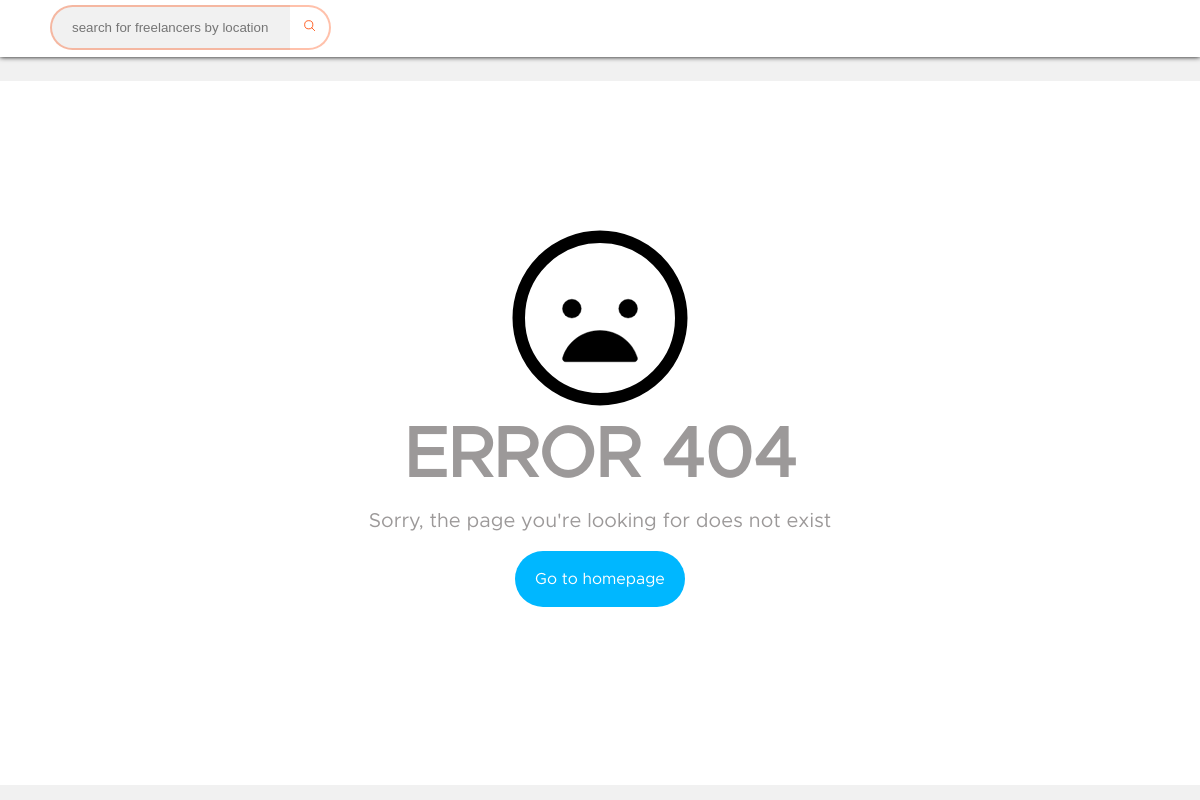
/u.php?name=Tenderrr, run on an earlier commit of the app's database.
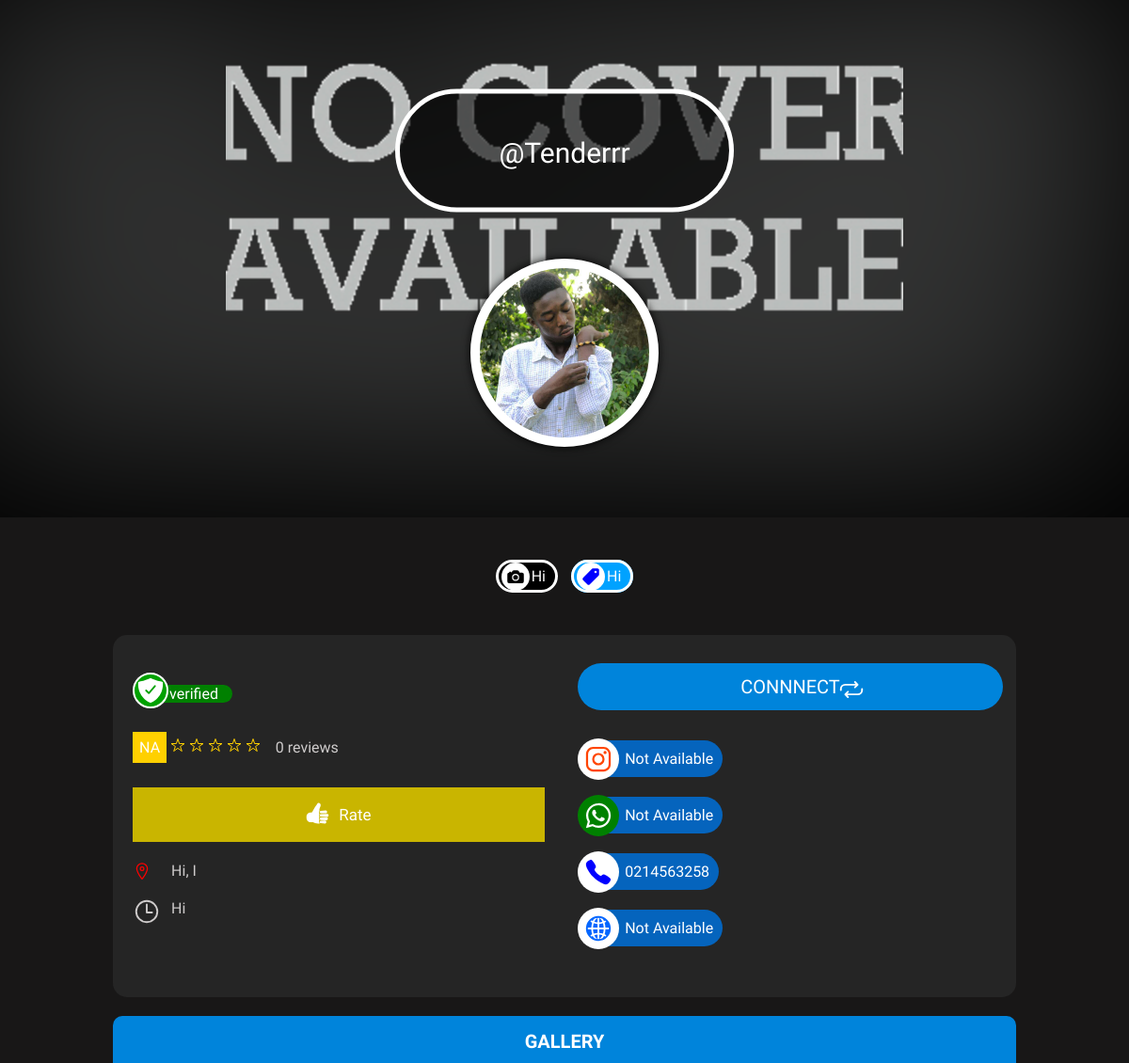
And on a later commit of the database.
### tables this page shows
CREATE TABLE `freelancers` (
  `ID` int(11) NOT NULL,
  `FULL_NAME` varchar(70) DEFAULT NULL,
  `USERNAME` varchar(20) DEFAULT NULL,
  `PROFILE_ID` varchar(50) DEFAULT NULL,
  `PHONE` varchar(20) DEFAULT NULL,
  `WHATSAPP` varchar(20) NOT NULL,
  `WEBSITE` varchar(100) NOT NULL,
  `INSTAGRAM` varchar(100) NOT NULL,
  `EMAIL` varchar(45) DEFAULT NULL,
  `REGION` varchar(35) DEFAULT NULL,
  `CITY` varchar(35) DEFAULT NULL,
  `LANCER_TYPE` varchar(25) DEFAULT NULL,
  `COMPANY_NAME` varchar(50) DEFAULT NULL,
  `WORKING_DAYS` varchar(20) NOT NULL,
  `CATEGORY` varchar(100) DEFAULT NULL,
  `TRAVEL` varchar(10) DEFAULT NULL,
  `EMAIL_CODE` int(6) DEFAULT NULL,
  `EMAIL_VERIFIED` int(1) NOT NULL,
  `VERIFIED` varchar(3) DEFAULT NULL,
  `RATING` int(10) DEFAULT NULL,
  `FEATURED` varchar(3) DEFAULT NULL,
  `DESCRIPTION` varchar(1000) DEFAULT NULL,
  `PWD` varchar(255) NOT NULL,
  `RESET_PWD` int(11) NOT NULL,
  `DATE_CREATED` varchar(15) NOT NULL,
  `TIME_CREATED` varchar(15) NOT NULL,
  `DATE_VERIFIED` varchar(15) NOT NULL,
  `TIME_VERIFIED` varchar(15) NOT NULL
);

CREATE TABLE `profile_pic` (
  `ID` int(11) NOT NULL,
  `USERNAME` varchar(100) NOT NULL,
  `IMG_SRC` varchar(100) NOT NULL,
  `COVER` varchar(100) NOT NULL
);

### myauto.php (called while the page is built, shortened)
<?php
    function myAutoLoader($getClass){
        $path = "classes/";
        $ext = ".php";
        $fullPath = $path . $getClass . $ext;
    }

### classes/model.php (called while the page is built, shortened)
<?php
    class model extends dbconn{
        protected function getUsers($user){
            $getConn = $this->connect();
            $verified = 'YES';
            $sql= "SELECT * FROM freelancers WHERE USERNAME = :user and VERIFIED = :verified";
            $getAll = $getConn->prepare($sql);
            $getAll->execute(['user' => $user, 'verified' => $verified]);
            return $getAll;
        }
        protected function getPic($pic){
            $sql = "SELECT IMG_SRC, COVER FROM profile_pic WHERE USERNAME = ?";
            $stmt = $this->connect()->prepare($sql);
            $stmt->execute([$pic]);
            return $stmt;
        }
        protected function senRat($user){
            $getTotRat = "SELECT LANCER FROM rating WHERE LANCER = ?";
            $stmt_rat = $this->connect()->prepare($getTotRat);
            $stmt_rat->execute([$user]);
            $totRev = $stmt_rat->rowCount();
            return $totRev;
        }
        protected function calStar($lancer){
            $sql = "SELECT STAR FROM rating WHERE LANCER = ?";
            $stmt = $this->connect()->prepare($sql);
            $stmt->execute([$lancer]);
            if($stmt->rowCount() > 0){
                $donStar = $stmt->fetchAll();
                $totStar = 0;
                foreach($donStar as $weStar){
                    $totStarr = $weStar['STAR'];
                    $totStar += $totStarr;
                }
                $granStar = ($totStar) / ($stmt->rowCount());
                $granStar = round($granStar, 1);
            }
            else{
                $granStar = 'NA';
            }
            return $granStar;
        }
    }

### classes/view.php (called while the page is built, shortened)
<?php
    class view extends model{
        public function viewUser($user){
            $getAllUsers = $this->getUsers($user);
            return $getAllUsers;
        }
        public function getProfilePic($pic){
            $getPics = $this->getPic($pic);
            return $getPics;
        }
        public function getTotRat($user){
            $getRat = $this->senRat($user);
            return $getRat;
        }
        public function getStar($lancer){
            $allStar = $this->calStar($lancer);
            return $allStar;
        }
    }

### classes/dbconn.php (called while the page is built)
<?php
    class dbconn{
        private $host = 'localhost';
        private $user = 'root';
        private $pwd = '';
        private $dbName = 'phomod';
        protected function connect(){
            $dsn = 'mysql:host=' . $this->host . ';dbname=' . $this->dbName;
            $pdo = new PDO($dsn, $this->user, $this->pwd);
            $pdo->setAttribute(PDO::ATTR_DEFAULT_FETCH_MODE, PDO::FETCH_ASSOC);
            return $pdo;
        }
    }

### dash/public.php (the view, shortened to what the changed rows need)
<?php if($getUserInfo->rowCount() == 0):?>
    <?php include 'error404.html'?>
<?php else:?>
    <?php foreach($getUserDet as $userr):?>
        <?php include 'dasheader.php'?>
    <?php
        $pic = $userr['USERNAME'];
        $picObj = new view;
        $getPicMet = $picObj->getProfilePic($pic);
    ?>
    <section id="cover">
        <?php if($getPicMet->rowCount() == 0): ?>
                <?php $src = 'profilepic/avatar.jpg';?>
                <?php $cov = 'profilepic/no-cover.png';?>
        <?php elseif($getPicMet->rowCount() > 0):?>
            <?php while($row = $getPicMet->fetch()): ?>
                <?php if(empty($row['COVER'])):?>
                    <?php $cov = 'profilepic/no-cover.png';?>
                    <?php $src = 'profilepic/'.$row['IMG_SRC']; ?>
                <?php elseif(empty($row['IMG_SRC'])):?>
                    <?php $src = 'profilepic/avatar.jpg';?>
                    <?php $cov = 'profilepic/'.$row['COVER'];?>
                <?php else:?>
                    <?php $cov = 'profilepic/'.$row['COVER'];?>
                    <?php $src = 'profilepic/'.$row['IMG_SRC']; ?>
                <?php endif ?>
            <?php endwhile ?>
        <?php endif ?>
        <div class="cover-phot" style="background: url(<?php echo $cov;?>);background-position:center;background-size:cover">
            <div class="cover-name">
                <p class="cov">
                <?php echo '@'.$userr['USERNAME'];?>
                </p>
            </div>
        </div>
        <div class="dp" style="background: url(<?php echo $src?>);background-position:center;background-size:cover">
        </div>
    </section>
    <?php
        $catStmt = "SELECT CATEGORY, RATING, WORKING_DAYS, TRAVEL, COMPANY_NAME, REGION, CITY, INSTAGRAM, WHATSAPP, WEBSITE, PHONE, DESCRIPTION FROM freelancers WHERE USERNAME = :uid";
        $valStmt = $getConn->prepare($catStmt);
        $valStmt->execute(['uid' => $pic]);
        $getCat = $valStmt->fetchAll();
        $gehRevv = $getUserObj->getTotRat($user);
        foreach($getCat as $allTags){
            $getEach = explode(",", $allTags["CATEGORY"]);
            $comName = $allTags["COMPANY_NAME"];
            $region = $allTags["REGION"];
            $city = $allTags["CITY"];
            $instagram = $allTags["INSTAGRAM"];
            $whatsapp = $allTags["WHATSAPP"];
            $website = $allTags["WEBSITE"];
            $phone = $allTags["PHONE"];
            $desc = $allTags["DESCRIPTION"];
            $days = $allTags["WORKING_DAYS"];
        }
        $tTags = count($getEach);
        $social = [$whatsapp, $website, $instagram];
        $slen = count($social);
        for($m = 0; $m < $slen; $m++){
            if(empty($social[$m])){
                $social[$m] = "Not Available";
            }
        }
    ?>
    <section class="tag-section">
        <div class="hold-tags">
            <p>
                <?php if(!empty($comName)):?>
                    <span class="t-span comp"><ion-icon name="camera" class="cam-ico"></ion-icon><?php echo $comName?></span>
                <?php endif?>
                <?php for($k = 0; $k < $tTags; $k++):?>
                    <span class="t-span"><ion-icon name="pricetag" class="tag-ico"></ion-icon><?php echo $getEach[$k]?></span>
                <?php endfor?>
            </p>
        </div>
    </section>
    <section class="details">
        <div class="row">
            <div class="span-s-of-s">
                <div class="span-2-of-1">
                    <div class="others">
                        <p><ion-icon class="ver-ico" name="shield-checkmark"></ion-icon><span class="ver-span">verified</span></p>
                    </div>
                    <div class="rate">
                        <p class="fet-rev"><span class="ratee"><?php echo $lanStar?></span>
                            <?php echo $gehRevv?> reviews
                            <span class="rate-btn"><ion-icon name="thumbs-up" class="thumb-ico"></ion-icon><span>Rate</span></span>
                        </p>
                        <p class="location"><ion-icon class="loc-ico" name="location-outline"></ion-icon>&nbsp;<span><?php echo ucwords($region) . ", ". ucfirst($city)?></span></p>
                    </div>
                    <p class="work-day">
                    <ion-icon name="time-outline" class="icon time"></ion-icon> <span><?php echo $days?></span>
                    </p>
                    <p class="username"><?php echo $desc?></p>
                </div>
            </div>
            <div class="span-s-of-s last">
                <div class="span-2-of-2">
                    <p class="connect">CONNNECT <ion-icon name="repeat" class="ico con-ico"></ion-icon></p>
                    <p class="p-down"><ion-icon name="logo-instagram" class="ico insta"></ion-icon><span><?php echo $social[2]?></span></p>
                    <p class="p-down"><ion-icon name="logo-whatsapp" class="ico whats"></ion-icon><span><?php echo $social[0]?></span></p>
                    <p class="p-down"><ion-icon name="call" class="ico call"></ion-icon><span><?php echo $phone?></span></p>
                    <p class="p-down"><ion-icon name="globe" class="ico web"></ion-icon><span><?php echo $social[1]?></span></p>
                </div>
            </div>
        </div>
    </section>
    <section class="pho-gal">
        <div class="sec-title">
            <p class="feat-text">GALLERY</p>
        </div>
    </section>
    <?php endforeach ?>
<?php endif?>

What changed in the data, as far as the page shows it:
added freelancers: USERNAME "Tenderrr", profile_pic.IMG_SRC (picture), COMPANY_NAME "Hi", CATEGORY "Hi", gehRevv "0", REGION "Hi", CITY "I", WORKING_DAYS "Hi", social "Not Available", PHONE "0214563258"
Also different on the page:
text no longer shown: "ERROR 404 Sorry, the page you're looking for does not exist Go to homepage"
